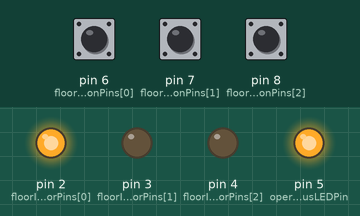
Simulated run of this sketch. Board: Arduino Uno, built with avr-gcc and run on an emulated ATmega328P. Shown: output pins drawn as LEDs (lit = HIGH). Dashed ring = blinking. Inputs (shaded band) come from the test bench; at power-on: pin 7 (floorButtonPins[1]) HIGH, pin 6 (floorButtonPins[0]) HIGH, pin 8 (floorButtonPins[2]) HIGH.

Above: at 1.2 s.
1.3 s: pin 7 (floorButtonPins[1]) pulled LOW for 0.15 s
At 3.4 s:
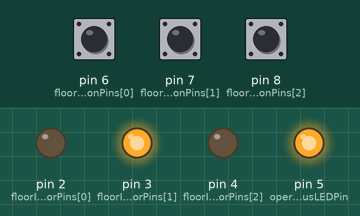
4.4 s: pin 6 (floorButtonPins[0]) pulled LOW for 0.15 s
At 5.1 s:
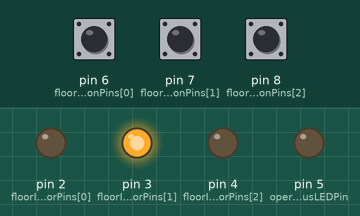
6.9 s: pin 8 (floorButtonPins[2]) pulled LOW for 0.15 s
At 7.7 s:
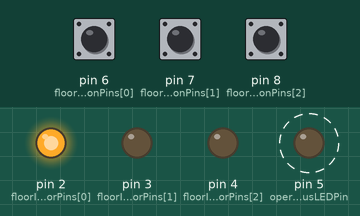
10.0 s: pin 6 (floorButtonPins[0]) pulled LOW for 3.2 s
16.2 s: pin 7 (floorButtonPins[1]) pulled LOW for 3.2 s
22.4 s: pin 6 (floorButtonPins[0]) pulled LOW for 1 s
At 24.5 s:
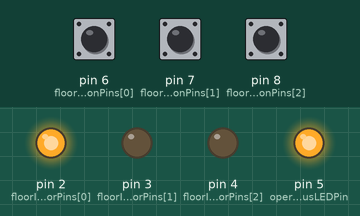
Timing chart, 0 to 26.0 s (numbered marks = the images above; inputs shaded):
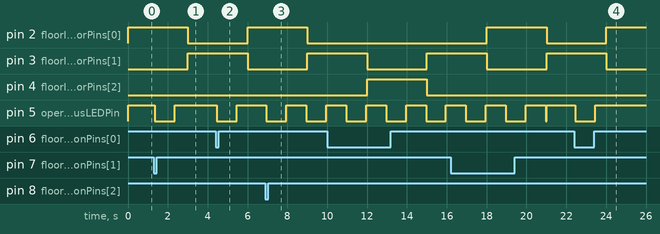

The sketch:

H2.ino
```cpp
const int floorIndicatorPins[] = {2, 3, 4};
const int operationalStatusLEDPin = 5;
const int floorButtonPins[] = {6, 7, 8};
const int debounceDuration = 50;
const int movementDuration = 3000;
const int elevatorBlinkInterval = 1000;
int currentFloor = 1;
bool isElevatorMoving = false;
unsigned long lastBlinkTime = 0;
unsigned long lastMovementTime = 0;
byte floorButtonStates[3] = {HIGH, HIGH, HIGH};
byte lastFloorButtonStates[3] = {HIGH, HIGH, HIGH};
unsigned long lastDebounceTimes[3] = {0, 0, 0};

void setup() {
  for (int i = 0; i < 3; i++) {
    pinMode(floorIndicatorPins[i], OUTPUT);
    pinMode(floorButtonPins[i], INPUT_PULLUP);
    digitalWrite(floorIndicatorPins[i], LOW);
  }
  pinMode(operationalStatusLEDPin, OUTPUT);
  digitalWrite(operationalStatusLEDPin, HIGH);
  Serial.begin(9600);
  updateFloorLEDs();
}

void loop() {
  for (int i = 0; i < 3; i++) {
    int reading = digitalRead(floorButtonPins[i]);
    if (reading != lastFloorButtonStates[i]) {
      lastDebounceTimes[i] = millis();
    }
    if ((millis() - lastDebounceTimes[i]) > debounceDuration) {
      if (reading != floorButtonStates[i]) {
        floorButtonStates[i] = reading;
        if (floorButtonStates[i] == LOW && !isElevatorMoving) {
          int targetFloor = i + 1;
          if (targetFloor != currentFloor) {
            isElevatorMoving = true;
            moveElevatorToFloor(targetFloor);
          }
        }
      }
    }
    lastFloorButtonStates[i] = reading;
  }
}

void moveElevatorToFloor(int targetFloor) {
  int direction = 1;
  if(currentFloor > targetFloor)
    direction = -1;
  while (currentFloor != targetFloor) {
    if (millis() - lastBlinkTime > elevatorBlinkInterval) {
      digitalWrite(operationalStatusLEDPin, !digitalRead(operationalStatusLEDPin));
      lastBlinkTime = millis();
    }
    if (millis() - lastMovementTime > movementDuration) {
      currentFloor = currentFloor + direction;
      updateFloorLEDs();
      lastMovementTime = millis();
    }
  }
  digitalWrite(operationalStatusLEDPin, HIGH);
  isElevatorMoving = false;
}

void updateFloorLEDs() {
  for (int i = 0; i < 3; i++) {
    if (i == currentFloor - 1) {
      digitalWrite(floorIndicatorPins[i], HIGH);
    } else {
      digitalWrite(floorIndicatorPins[i], LOW);
    }
  }
}
```

Measured:
- after the input at 1.3 s, pin 2 (floorIndicatorPins[0]): HIGH → LOW after 1.7 s; pin 3 (floorIndicatorPins[1]): LOW → HIGH after 1.7 s; pin 5 (operationalStatusLEDPin): HIGH → LOW after 0.05 s, → HIGH 1.0 s later
- after the input at 4.4 s, pin 2 (floorIndicatorPins[0]): LOW → HIGH after 1.6 s; pin 3 (floorIndicatorPins[1]): HIGH → LOW after 1.6 s; pin 5 (operationalStatusLEDPin): HIGH → LOW after 0.05 s, → HIGH 1.0 s later
- after the input at 6.9 s, pin 2 (floorIndicatorPins[0]): HIGH → LOW after 2.1 s; pin 3 (floorIndicatorPins[1]): LOW → HIGH after 2.1 s; pin 5 (operationalStatusLEDPin): alternates HIGH for 1.0 s and LOW for 1.0 s, starting after 0.05 s
- after the input at 22.4 s, pin 2 (floorIndicatorPins[0]): LOW → HIGH after 1.6 s; pin 3 (floorIndicatorPins[1]): HIGH → LOW after 1.6 s; pin 5 (operationalStatusLEDPin): HIGH → LOW after 0.05 s, → HIGH 1.0 s later
